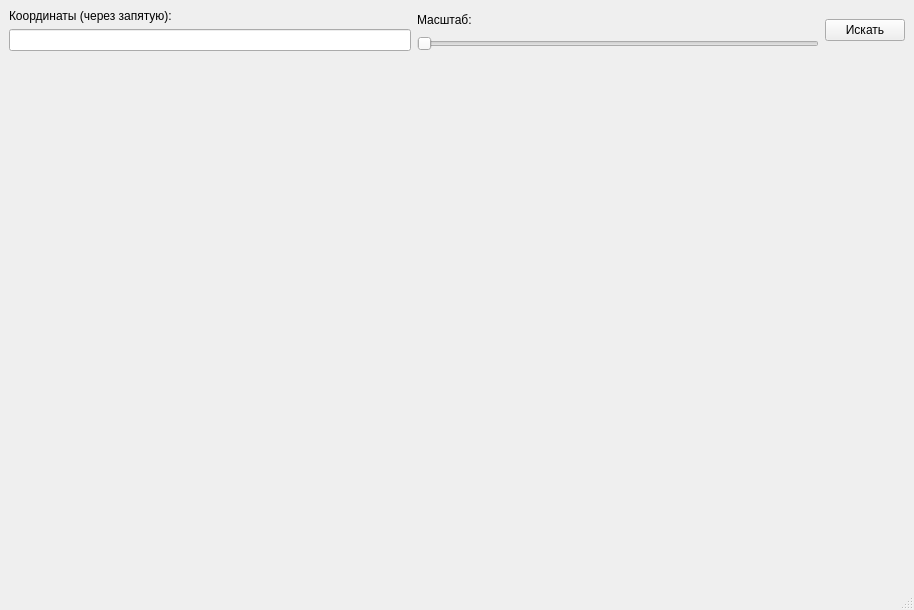
<?xml version="1.0" encoding="UTF-8"?>
<ui version="4.0">
 <class>MainWindow</class>
 <widget class="QMainWindow" name="MainWindow">
  <property name="geometry">
   <rect>
    <x>0</x>
    <y>0</y>
    <width>914</width>
    <height>610</height>
   </rect>
  </property>
  <property name="windowTitle">
   <string>MainWindow</string>
  </property>
  <widget class="QWidget" name="centralwidget">
   <layout class="QVBoxLayout" name="verticalLayout_3">
    <item>
     <layout class="QHBoxLayout" name="horizontalLayout">
      <item>
       <layout class="QVBoxLayout" name="verticalLayout">
        <item>
         <widget class="QLabel" name="label">
          <property name="text">
           <string>Координаты (через запятую):</string>
          </property>
         </widget>
        </item>
        <item>
         <widget class="QLineEdit" name="coords_input"/>
        </item>
       </layout>
      </item>
      <item>
       <layout class="QVBoxLayout" name="verticalLayout_2">
        <item>
         <widget class="QLabel" name="label_2">
          <property name="text">
           <string>Масштаб:</string>
          </property>
         </widget>
        </item>
        <item>
         <widget class="QSlider" name="zoom_slider">
          <property name="maximum">
           <number>20</number>
          </property>
          <property name="orientation">
           <enum>Qt::Horizontal</enum>
          </property>
         </widget>
        </item>
       </layout>
      </item>
      <item>
       <widget class="QPushButton" name="search_button">
        <property name="text">
         <string>Искать</string>
        </property>
       </widget>
      </item>
     </layout>
    </item>
    <item>
     <widget class="QLabel" name="map_image">
      <property name="minimumSize">
       <size>
        <width>0</width>
        <height>500</height>
       </size>
      </property>
      <property name="text">
       <string/>
      </property>
     </widget>
    </item>
   </layout>
  </widget>
  <widget class="QMenuBar" name="menubar">
   <property name="geometry">
    <rect>
     <x>0</x>
     <y>0</y>
     <width>914</width>
     <height>21</height>
    </rect>
   </property>
  </widget>
  <widget class="QStatusBar" name="statusbar"/>
 </widget>
 <resources/>
 <connections/>
</ui>
